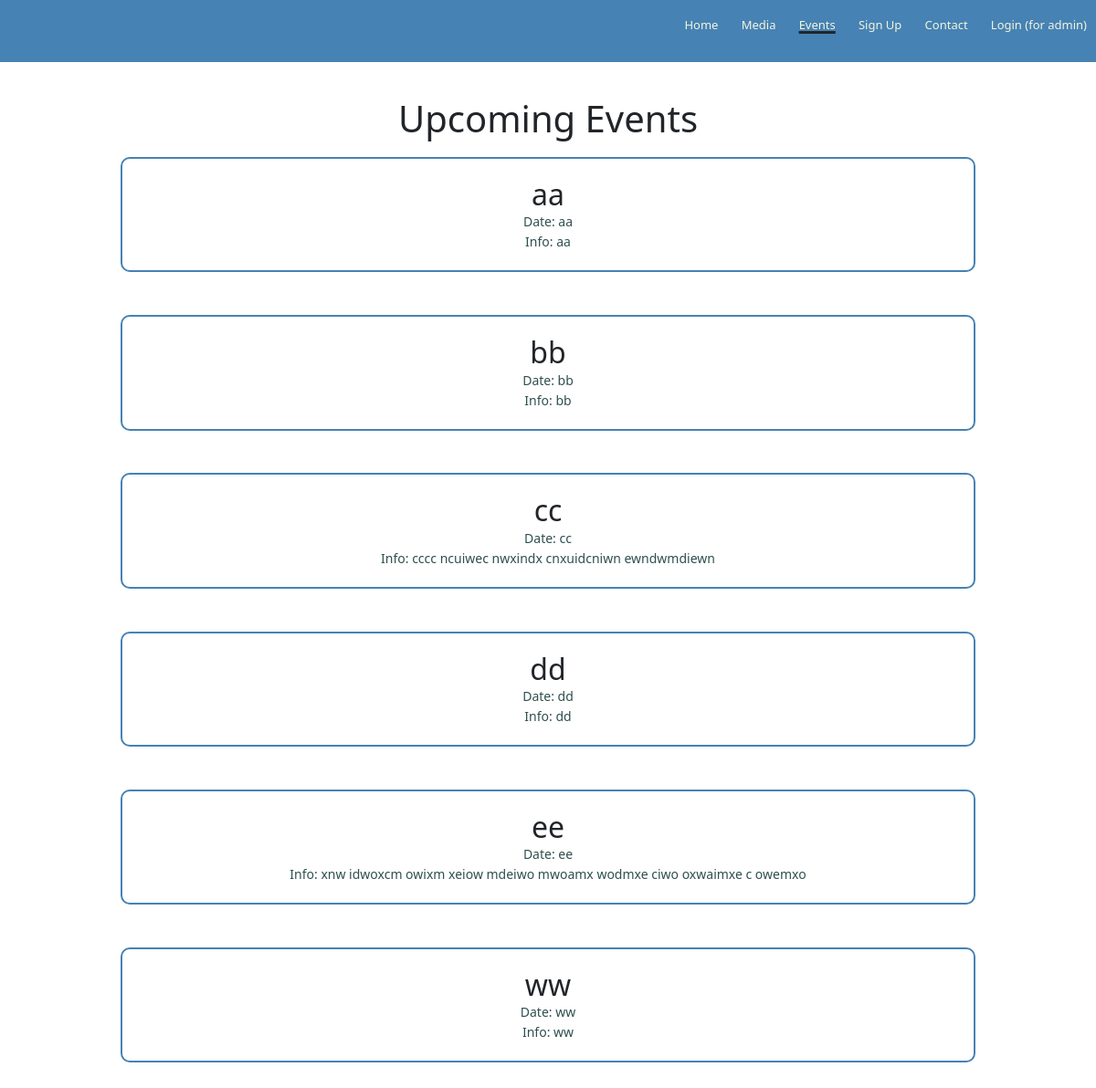
The app's page /events with its own data.
### app/models.py (models this page shows, shortened)
class Event(db.Model):
    id = db.Column(db.Integer, primary_key=True)
    name = db.Column(db.String(128))
    date = db.Column(db.String(128))
    info = db.Column(db.String(255))

### app/routes.py (the view)
@app.route('/events', methods=['GET'])
def events():
    events = Event.query.all()
    return render_template("events.html", events=events, event=True)

### app/templates/events.html (shortened to what this page needs)
{% extends "base.html" %}
{% block content %}
<section class="events" id="events">
    <div class="sec-header">Upcoming Events</div>
        {% for event in events %}
        <div id="event.id" class="events-col">
            <div>
                <h2 style="margin:auto;">{{event.name}}</h2>
            </div>
            <div class="smalltext">
                <p style="margin:auto;"><strong>Date:</strong> {{event.date}}</p>
            </div>
            <div class="smalltext">
                <p style="margin:auto;"><strong>Info:</strong> {{event.info}}</p>
            </div>
        </div>
        {% endfor %}
</section>
{% endblock %}

### app/static/css/base.css (style rules this page uses)
body { margin:0; padding:0; font-family: 'Noto Serif', serif; }
.sec-header { padding: 12px 12px; align-items: center; font-size: 40px; }
.smalltext { color:darkslategrey; font-size: 14px; font-weight: 300; line-height: 22px; }
.events { width:80%; padding: 20px 12px; text-align: center; margin: auto; }
.events-col { flex-basis: 50%; border-style: solid; border-width: 2px; border-color: steelblue; margin-bottom: 5%; text-align: center; padding: 20px 12px; border-radius:10px; }

### records on screen
Event: name "aa", date "aa", info "aa"
Event: name "bb", date "bb", info "bb"
Event: name "cc", date "cc", info "cccc ncuiwec nwxindx cnxuidcniwn ewndwmdiewn"
Event: name "dd", date "dd", info "dd"
Event: name "ee", date "ee", info "xnw idwoxcm owixm xeiow mdeiwo mwoamx wodmxe ciwo oxwaimxe c owemxo"
Event: name "ww", date "ww", info "ww"
